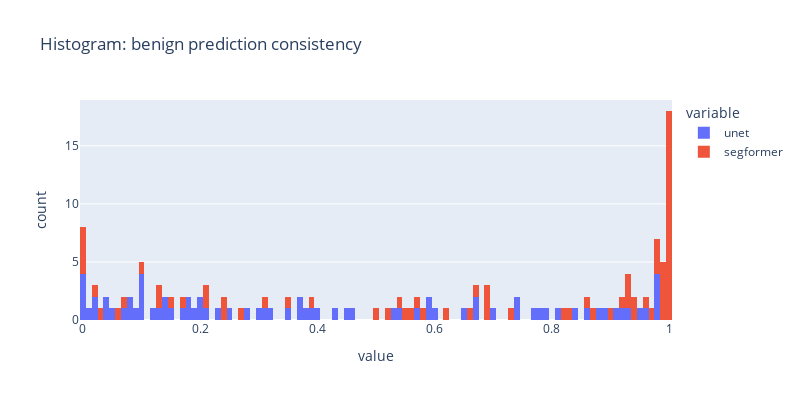

Notebook source saved alongside this figure:
### Code cell
px.histogram(
    data_frame=perf_df[["unet", "segformer"]][perf_df["class"] == "benign"],
    barmode="relative",
    title="Histogram: benign prediction consistency",
    nbins=200,
    width=800,
    height=400,
)

### Figure 1 — Plotly figure (JSON) as saved in the notebook; plotly's stock layout.template omitted (floating-point values rounded to 4 significant figures)
{"data": [{"alignmentgroup": "True", "bingroup": "x", "hovertemplate": "variable=unet<br>value=%{x}<br>count=%{y}<extra></extra>", "legendgroup": "unet", "marker": {"color": "#636efa", "pattern": {"shape": ""}}, "name": "unet", "nbinsx": 200, "offsetgroup": "unet", "orientation": "v", "showlegend": true, "type": "histogram", "x": [0.8631, 0.09535, 0.8876, 0.08656, 0.9282, 0.0104, 0.9451, 0.1262, 0.3677, 0.3976, 0.8763, 0.7042, 0.354, 0.05024, 0.6495, 0.1884, 0.5393, 0.9103, 0.9232, 0.4535, 0.09833, 0.3057, 0.9811, 0.148, 0.00289, 0.4622, 0.3715, 0.03514, 0.6682, 0.1745, 0.01678, 0.1024, 0, 0.9769, 0.1952, 0.2497, 0.3159, 0.3813, 0.07562, 0.1014, 0.284, 0.2104, 0.7372, 0.2004, 0.5314, 0.3045, 0.6747, 0.5682, 0.1431, 0.3942, 0.227, 0.8398, 0.1154, 0.7928, 0.979, 0.7664, 0.1795, 0.5962, 0.9826, 0.04335, 0.01893, 0.5945, 0.1804, 0.07039, 4.056e-05, 0.5936, 0.4257, 0.1435, 0.003025, 0.7784, 0.08326, 0.9607, 0.8102, 0.7444], "xaxis": "x", "yaxis": "y"}, {"alignmentgroup": "True", "bingroup": "x", "hovertemplate": "variable=segformer<br>value=%{x}<br>count=%{y}<extra></extra>", "legendgroup": "segformer", "marker": {"color": "#EF553B", "pattern": {"shape": ""}}, "name": "segformer", "nbinsx": 200, "offsetgroup": "segformer", "orientation": "v", "showlegend": true, "type": "histogram", "x": [1, 0.1266, 0.9952, 0.2356, 1, 0.0009716, 0.9913, 0.3905, 0.6199, 0.6734, 0.9999, 0.9318, 0.727, 0.5531, 0.9615, 0.5816, 0.9776, 1, 1, 0.8626, 0.06392, 0.5007, 0.9986, 0.9943, 0.1671, 0.8308, 0.9945, 0.69, 1, 0.5246, 0.2149, 0.1453, 0, 0.9972, 0.9991, 0.09781, 0.9318, 0.9222, 0.5558, 0.8678, 0.5702, 0.9884, 0.9697, 0.268, 0.9986, 0.3125, 0.6606, 0.9372, 0.3464, 0.6894, 0.8221, 0.938, 0.07027, 0.9845, 0.9943, 0.9988, 0.207, 0.9999, 0.9976, 1, 0.2392, 0.9293, 0.03276, 0.02333, 0.002955, 0.9779, 1, 0.129, 0, 0.6885, 0.5412, 1, 0.8963, 0.9999], "xaxis": "x", "yaxis": "y"}], "layout": {"barmode": "relative", "height": 400, "legend": {"title": {"text": "variable"}, "tracegroupgap": 0}, "title": {"text": "Histogram: benign prediction consistency"}, "width": 800, "xaxis": {"anchor": "y", "domain": [0, 1], "title": {"text": "value"}}, "yaxis": {"anchor": "x", "domain": [0, 1], "title": {"text": "count"}}}}
